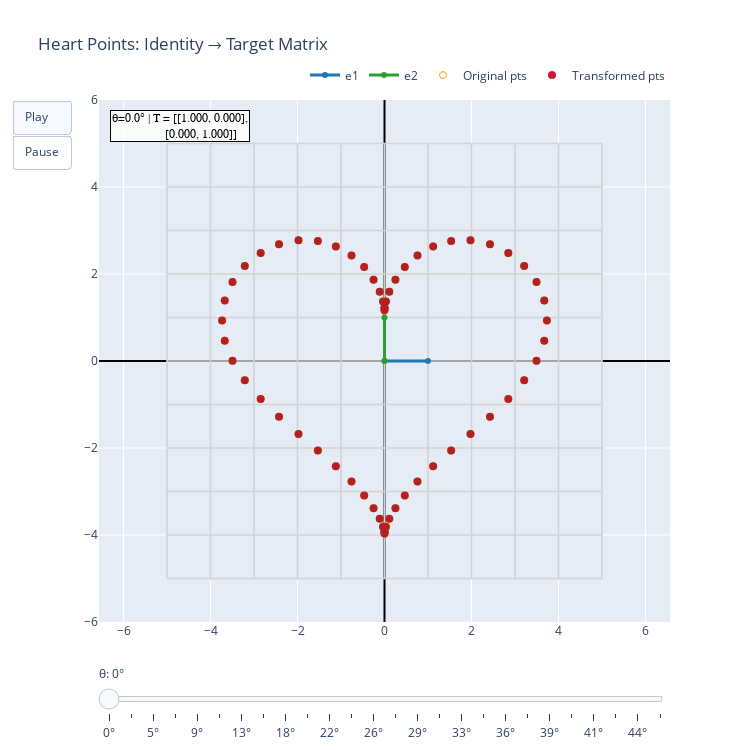

Notebook code cell kept with this figure:
### Markdown cell above
## Geometric View of Linear Transformations

Let's take $F$ from the example so far and calculate the image of a few vectors under this transformation. To emphasize the geometric aspect, we want to show the _movement_ of the original vectors to their new locations after applying the transformation (hence the animation).

For simplicity, we will take another matrix:

$$
A = \begin{bmatrix} 1 & -0.5 \\ 1 & 1 \end{bmatrix}
$$

### Code cell
import numpy as np

try:
    from animations.rotation import show_transformation, generate_rotation_matrices, heart_param_points, heart_line_color
except ImportError:
    from repo.animations.rotation import show_transformation, generate_rotation_matrices, heart_param_points, heart_line_color


# Define target transformation matrix M
# Example: a shear + scale
M = np.array([[1, -0.5],
              [1, 1]])

# Build an interpolation from Identity to M: T(t) = I + t (M - I)
I = np.eye(2)
steps = 25
matrices_sequence = []
for k in range(steps + 1):
    t = k / steps
    T_t = I + t * (M - I)
    matrices_sequence.append([T_t])  # each frame applies one matrix

# Use heart points as the input set
pts = heart_param_points(n=60)

# Show the transformation animation
fig = show_transformation(
    matrices_sequence=matrices_sequence,
    points=pts,
    L=5,
    title='Heart Points: Identity → Target Matrix',
    color_func=heart_line_color,
    frame_duration_ms=300
)
fig.show()

### Figure 1 — Plotly figure (JSON) as saved in the notebook; plotly's stock layout.template omitted (floating-point values rounded to 4 significant figures)
{"data": [{"hoverinfo": "skip", "line": {"color": "lightgray", "width": 1}, "mode": "lines", "opacity": 0.25, "showlegend": false, "type": "scatter", "x": [-5, -5], "y": [-5, 5]}, {"hoverinfo": "skip", "line": {"color": "lightgray", "width": 1}, "mode": "lines", "opacity": 0.25, "showlegend": false, "type": "scatter", "x": [-4, -4], "y": [-5, 5]}, {"hoverinfo": "skip", "line": {"color": "lightgray", "width": 1}, "mode": "lines", "opacity": 0.25, "showlegend": false, "type": "scatter", "x": [-3, -3], "y": [-5, 5]}, {"hoverinfo": "skip", "line": {"color": "lightgray", "width": 1}, "mode": "lines", "opacity": 0.25, "showlegend": false, "type": "scatter", "x": [-2, -2], "y": [-5, 5]}, {"hoverinfo": "skip", "line": {"color": "lightgray", "width": 1}, "mode": "lines", "opacity": 0.25, "showlegend": false, "type": "scatter", "x": [-1, -1], "y": [-5, 5]}, {"hoverinfo": "skip", "line": {"color": "lightgray", "width": 1}, "mode": "lines", "opacity": 0.25, "showlegend": false, "type": "scatter", "x": [0, 0], "y": [-5, 5]}, {"hoverinfo": "skip", "line": {"color": "lightgray", "width": 1}, "mode": "lines", "opacity": 0.25, "showlegend": false, "type": "scatter", "x": [1, 1], "y": [-5, 5]}, {"hoverinfo": "skip", "line": {"color": "lightgray", "width": 1}, "mode": "lines", "opacity": 0.25, "showlegend": false, "type": "scatter", "x": [2, 2], "y": [-5, 5]}, {"hoverinfo": "skip", "line": {"color": "lightgray", "width": 1}, "mode": "lines", "opacity": 0.25, "showlegend": false, "type": "scatter", "x": [3, 3], "y": [-5, 5]}, {"hoverinfo": "skip", "line": {"color": "lightgray", "width": 1}, "mode": "lines", "opacity": 0.25, "showlegend": false, "type": "scatter", "x": [4, 4], "y": [-5, 5]}, {"hoverinfo": "skip", "line": {"color": "lightgray", "width": 1}, "mode": "lines", "opacity": 0.25, "showlegend": false, "type": "scatter", "x": [5, 5], "y": [-5, 5]}, {"hoverinfo": "skip", "line": {"color": "lightgray", "width": 1}, "mode": "lines", "opacity": 0.25, "showlegend": false, "type": "scatter", "x": [-5, 5], "y": [-5, -5]}, {"hoverinfo": "skip", "line": {"color": "lightgray", "width": 1}, "mode": "lines", "opacity": 0.25, "showlegend": false, "type": "scatter", "x": [-5, 5], "y": [-4, -4]}, {"hoverinfo": "skip", "line": {"color": "lightgray", "width": 1}, "mode": "lines", "opacity": 0.25, "showlegend": false, "type": "scatter", "x": [-5, 5], "y": [-3, -3]}, {"hoverinfo": "skip", "line": {"color": "lightgray", "width": 1}, "mode": "lines", "opacity": 0.25, "showlegend": false, "type": "scatter", "x": [-5, 5], "y": [-2, -2]}, {"hoverinfo": "skip", "line": {"color": "lightgray", "width": 1}, "mode": "lines", "opacity": 0.25, "showlegend": false, "type": "scatter", "x": [-5, 5], "y": [-1, -1]}, {"hoverinfo": "skip", "line": {"color": "lightgray", "width": 1}, "mode": "lines", "opacity": 0.25, "showlegend": false, "type": "scatter", "x": [-5, 5], "y": [0, 0]}, {"hoverinfo": "skip", "line": {"color": "lightgray", "width": 1}, "mode": "lines", "opacity": 0.25, "showlegend": false, "type": "scatter", "x": [-5, 5], "y": [1, 1]}, {"hoverinfo": "skip", "line": {"color": "lightgray", "width": 1}, "mode": "lines", "opacity": 0.25, "showlegend": false, "type": "scatter", "x": [-5, 5], "y": [2, 2]}, {"hoverinfo": "skip", "line": {"color": "lightgray", "width": 1}, "mode": "lines", "opacity": 0.25, "showlegend": false, "type": "scatter", "x": [-5, 5], "y": [3, 3]}, {"hoverinfo": "skip", "line": {"color": "lightgray", "width": 1}, "mode": "lines", "opacity": 0.25, "showlegend": false, "type": "scatter", "x": [-5, 5], "y": [4, 4]}, {"hoverinfo": "skip", "line": {"color": "lightgray", "width": 1}, "mode": "lines", "opacity": 0.25, "showlegend": false, "type": "scatter", "x": [-5, 5], "y": [5, 5]}, {"hoverinfo": "skip", "line": {"color": "lightgray", "width": 1.5}, "mode": "lines", "showlegend": false, "type": "scatter", "x": [-5, -5], "y": [-5, 5]}, {"hoverinfo": "skip", "line": {"color": "lightgray", "width": 1.5}, "mode": "lines", "showlegend": false, "type": "scatter", "x": [-4, -4], "y": [-5, 5]}, {"hoverinfo": "skip", "line": {"color": "lightgray", "width": 1.5}, "mode": "lines", "showlegend": false, "type": "scatter", "x": [-3, -3], "y": [-5, 5]}, {"hoverinfo": "skip", "line": {"color": "lightgray", "width": 1.5}, "mode": "lines", "showlegend": false, "type": "scatter", "x": [-2, -2], "y": [-5, 5]}, {"hoverinfo": "skip", "line": {"color": "lightgray", "width": 1.5}, "mode": "lines", "showlegend": false, "type": "scatter", "x": [-1, -1], "y": [-5, 5]}, {"hoverinfo": "skip", "line": {"color": "lightgray", "width": 1.5}, "mode": "lines", "showlegend": false, "type": "scatter", "x": [0, 0], "y": [-5, 5]}, {"hoverinfo": "skip", "line": {"color": "lightgray", "width": 1.5}, "mode": "lines", "showlegend": false, "type": "scatter", "x": [1, 1], "y": [-5, 5]}, {"hoverinfo": "skip", "line": {"color": "lightgray", "width": 1.5}, "mode": "lines", "showlegend": false, "type": "scatter", "x": [2, 2], "y": [-5, 5]}, {"hoverinfo": "skip", "line": {"color": "lightgray", "width": 1.5}, "mode": "lines", "showlegend": false, "type": "scatter", "x": [3, 3], "y": [-5, 5]}, {"hoverinfo": "skip", "line": {"color": "lightgray", "width": 1.5}, "mode": "lines", "showlegend": false, "type": "scatter", "x": [4, 4], "y": [-5, 5]}, {"hoverinfo": "skip", "line": {"color": "lightgray", "width": 1.5}, "mode": "lines", "showlegend": false, "type": "scatter", "x": [5, 5], "y": [-5, 5]}, {"hoverinfo": "skip", "line": {"color": "lightgray", "width": 1.5}, "mode": "lines", "showlegend": false, "type": "scatter", "x": [-5, 5], "y": [-5, -5]}, {"hoverinfo": "skip", "line": {"color": "lightgray", "width": 1.5}, "mode": "lines", "showlegend": false, "type": "scatter", "x": [-5, 5], "y": [-4, -4]}, {"hoverinfo": "skip", "line": {"color": "lightgray", "width": 1.5}, "mode": "lines", "showlegend": false, "type": "scatter", "x": [-5, 5], "y": [-3, -3]}, {"hoverinfo": "skip", "line": {"color": "lightgray", "width": 1.5}, "mode": "lines", "showlegend": false, "type": "scatter", "x": [-5, 5], "y": [-2, -2]}, {"hoverinfo": "skip", "line": {"color": "lightgray", "width": 1.5}, "mode": "lines", "showlegend": false, "type": "scatter", "x": [-5, 5], "y": [-1, -1]}, {"hoverinfo": "skip", "line": {"color": "lightgray", "width": 1.5}, "mode": "lines", "showlegend": false, "type": "scatter", "x": [-5, 5], "y": [0, 0]}, {"hoverinfo": "skip", "line": {"color": "lightgray", "width": 1.5}, "mode": "lines", "showlegend": false, "type": "scatter", "x": [-5, 5], "y": [1, 1]}, {"hoverinfo": "skip", "line": {"color": "lightgray", "width": 1.5}, "mode": "lines", "showlegend": false, "type": "scatter", "x": [-5, 5], "y": [2, 2]}, {"hoverinfo": "skip", "line": {"color": "lightgray", "width": 1.5}, "mode": "lines", "showlegend": false, "type": "scatter", "x": [-5, 5], "y": [3, 3]}, {"hoverinfo": "skip", "line": {"color": "lightgray", "width": 1.5}, "mode": "lines", "showlegend": false, "type": "scatter", "x": [-5, 5], "y": [4, 4]}, {"hoverinfo": "skip", "line": {"color": "lightgray", "width": 1.5}, "mode": "lines", "showlegend": false, "type": "scatter", "x": [-5, 5], "y": [5, 5]}, {"line": {"color": "#1f77b4", "width": 3}, "marker": {"size": 6}, "mode": "lines+markers", "name": "e1", "type": "scatter", "x": [0, 1], "y": [0, 0]}, {"line": {"color": "#2ca02c", "width": 3}, "marker": {"size": 6}, "mode": "lines+markers", "name": "e2", "type": "scatter", "x": [0, 0], "y": [0, 1]}, {"marker": {"color": "orange", "size": 7, "symbol": "circle-open"}, "mode": "markers", "name": "Original pts", "type": "scatter", "x": [0.0, 0.004264, 0.03355, 0.1102, 0.2512, 0.4667, 0.7581, 1.118, 1.532, 1.977, 2.425, 2.846, 3.212, 3.494, 3.672, 3.733, 3.672, 3.494, 3.212, 2.846, 2.425, 1.977, 1.532, 1.118, 0.7581, 0.4667, 0.2512, 0.1102, 0.03355, 0.004264, 6.857e-48, -0.004264, -0.03355, -0.1102, -0.2512, -0.4667, -0.7581, -1.118, -1.532, -1.977, -2.425, -2.846, -3.212, -3.494, -3.672, -3.733, -3.672, -3.494, -3.212, -2.846, -2.425, -1.977, -1.532, -1.118, -0.7581, -0.4667, -0.2512, -0.1102, -0.03355, -0.004264], "y": [1.167, 1.219, 1.368, 1.595, 1.871, 2.16, 2.426, 2.635, 2.757, 2.776, 2.683, 2.483, 2.187, 1.815, 1.389, 0.9333, 0.4667, 0.004707, -0.4431, -0.8726, -1.283, -1.677, -2.057, -2.422, -2.77, -3.094, -3.383, -3.627, -3.811, -3.927, -3.967, -3.927, -3.811, -3.627, -3.383, -3.094, -2.77, -2.422, -2.057, -1.677, -1.283, -0.8726, -0.4431, 0.004707, 0.4667, 0.9333, 1.389, 1.815, 2.187, 2.483, 2.683, 2.776, 2.757, 2.635, 2.426, 2.16, 1.871, 1.595, 1.368, 1.219]}, {"marker": {"color": ["#D0162F", "firebrick", "firebrick", "firebrick", "firebrick", "firebrick", "firebrick", "firebrick", "firebrick", "firebrick", "firebrick", "firebrick", "firebrick", "firebrick", "firebrick", "firebrick", "firebrick", "firebrick", "firebrick", "firebrick", "firebrick", "firebrick", "firebrick", "firebrick", "firebrick", "firebrick", "firebrick", "firebrick", "firebrick", "firebrick", "firebrick", "firebrick", "firebrick", "firebrick", "firebrick", "firebrick", "firebrick", "firebrick", "firebrick", "firebrick", "firebrick", "firebrick", "firebrick", "firebrick", "firebrick", "firebrick", "firebrick", "firebrick", "firebrick", "firebrick", "firebrick", "firebrick", "firebrick", "firebrick", "firebrick", "firebrick", "firebrick", "firebrick", "firebrick", "firebrick"], "size": 8}, "mode": "markers", "name": "Transformed pts", "type": "scatter", "x": [0.0, 0.004264, 0.03355, 0.1102, 0.2512, 0.4667, 0.7581, 1.118, 1.532, 1.977, 2.425, 2.846, 3.212, 3.494, 3.672, 3.733, 3.672, 3.494, 3.212, 2.846, 2.425, 1.977, 1.532, 1.118, 0.7581, 0.4667, 0.2512, 0.1102, 0.03355, 0.004264, 6.857e-48, -0.004264, -0.03355, -0.1102, -0.2512, -0.4667, -0.7581, -1.118, -1.532, -1.977, -2.425, -2.846, -3.212, -3.494, -3.672, -3.733, -3.672, -3.494, -3.212, -2.846, -2.425, -1.977, -1.532, -1.118, -0.7581, -0.4667, -0.2512, -0.1102, -0.03355, -0.004264], "y": [1.167, 1.219, 1.368, 1.595, 1.871, 2.16, 2.426, 2.635, 2.757, 2.776, 2.683, 2.483, 2.187, 1.815, 1.389, 0.9333, 0.4667, 0.004707, -0.4431, -0.8726, -1.283, -1.677, -2.057, -2.422, -2.77, -3.094, -3.383, -3.627, -3.811, -3.927, -3.967, -3.927, -3.811, -3.627, -3.383, -3.094, -2.77, -2.422, -2.057, -1.677, -1.283, -0.8726, -0.4431, 0.004707, 0.4667, 0.9333, 1.389, 1.815, 2.187, 2.483, 2.683, 2.776, 2.757, 2.635, 2.426, 2.16, 1.871, 1.595, 1.368, 1.219]}], "layout": {"annotations": [{"bgcolor": "rgba(255,255,255,0.8)", "bordercolor": "black", "borderwidth": 1, "font": {"color": "black", "family": "monospace", "size": 12}, "showarrow": false, "text": "θ=0.0° | T = [[1.000, 0.000],<br>              [0.000, 1.000]]", "x": 0.02, "xanchor": "left", "xref": "paper", "y": 0.98, "yanchor": "top", "yref": "paper"}], "height": 750, "legend": {"orientation": "h", "x": 1, "xanchor": "right", "y": 1.02, "yanchor": "bottom"}, "sliders": [{"active": 0, "currentvalue": {"prefix": "θ: ", "suffix": "", "visible": true}, "pad": {"t": 40}, "steps": [{"args": [["frame_0"], {"frame": {"duration": 0, "redraw": true}, "mode": "immediate", "transition": {"duration": 0}}], "label": "0°", "method": "animate"}, {"args": [["frame_1"], {"frame": {"duration": 0, "redraw": true}, "mode": "immediate", "transition": {"duration": 0}}], "label": "2°", "method": "animate"}, {"args": [["frame_2"], {"frame": {"duration": 0, "redraw": true}, "mode": "immediate", "transition": {"duration": 0}}], "label": "5°", "method": "animate"}, {"args": [["frame_3"], {"frame": {"duration": 0, "redraw": true}, "mode": "immediate", "transition": {"duration": 0}}], "label": "7°", "method": "animate"}, {"args": [["frame_4"], {"frame": {"duration": 0, "redraw": true}, "mode": "immediate", "transition": {"duration": 0}}], "label": "9°", "method": "animate"}, {"args": [["frame_5"], {"frame": {"duration": 0, "redraw": true}, "mode": "immediate", "transition": {"duration": 0}}], "label": "11°", "method": "animate"}, {"args": [["frame_6"], {"frame": {"duration": 0, "redraw": true}, "mode": "immediate", "transition": {"duration": 0}}], "label": "13°", "method": "animate"}, {"args": [["frame_7"], {"frame": {"duration": 0, "redraw": true}, "mode": "immediate", "transition": {"duration": 0}}], "label": "16°", "method": "animate"}, {"args": [["frame_8"], {"frame": {"duration": 0, "redraw": true}, "mode": "immediate", "transition": {"duration": 0}}], "label": "18°", "method": "animate"}, {"args": [["frame_9"], {"frame": {"duration": 0, "redraw": true}, "mode": "immediate", "transition": {"duration": 0}}], "label": "20°", "method": "animate"}, {"args": [["frame_10"], {"frame": {"duration": 0, "redraw": true}, "mode": "immediate", "transition": {"duration": 0}}], "label": "22°", "method": "animate"}, {"args": [["frame_11"], {"frame": {"duration": 0, "redraw": true}, "mode": "immediate", "transition": {"duration": 0}}], "label": "24°", "method": "animate"}, {"args": [["frame_12"], {"frame": {"duration": 0, "redraw": true}, "mode": "immediate", "transition": {"duration": 0}}], "label": "26°", "method": "animate"}, {"args": [["frame_13"], {"frame": {"duration": 0, "redraw": true}, "mode": "immediate", "transition": {"duration": 0}}], "label": "27°", "method": "animate"}, {"args": [["frame_14"], {"frame": {"duration": 0, "redraw": true}, "mode": "immediate", "transition": {"duration": 0}}], "label": "29°", "method": "animate"}, {"args": [["frame_15"], {"frame": {"duration": 0, "redraw": true}, "mode": "immediate", "transition": {"duration": 0}}], "label": "31°", "method": "animate"}, {"args": [["frame_16"], {"frame": {"duration": 0, "redraw": true}, "mode": "immediate", "transition": {"duration": 0}}], "label": "33°", "method": "animate"}, {"args": [["frame_17"], {"frame": {"duration": 0, "redraw": true}, "mode": "immediate", "transition": {"duration": 0}}], "label": "34°", "method": "animate"}, {"args": [["frame_18"], {"frame": {"duration": 0, "redraw": true}, "mode": "immediate", "transition": {"duration": 0}}], "label": "36°", "method": "animate"}, {"args": [["frame_19"], {"frame": {"duration": 0, "redraw": true}, "mode": "immediate", "transition": {"duration": 0}}], "label": "37°", "method": "animate"}, {"args": [["frame_20"], {"frame": {"duration": 0, "redraw": true}, "mode": "immediate", "transition": {"duration": 0}}], "label": "39°", "method": "animate"}, {"args": [["frame_21"], {"frame": {"duration": 0, "redraw": true}, "mode": "immediate", "transition": {"duration": 0}}], "label": "40°", "method": "animate"}, {"args": [["frame_22"], {"frame": {"duration": 0, "redraw": true}, "mode": "immediate", "transition": {"duration": 0}}], "label": "41°", "method": "animate"}, {"args": [["frame_23"], {"frame": {"duration": 0, "redraw": true}, "mode": "immediate", "transition": {"duration": 0}}], "label": "43°", "method": "animate"}, {"args": [["frame_24"], {"frame": {"duration": 0, "redraw": true}, "mode": "immediate", "transition": {"duration": 0}}], "label": "44°", "method": "animate"}, {"args": [["frame_25"], {"frame": {"duration": 0, "redraw": true}, "mode": "immediate", "transition": {"duration": 0}}], "label": "45°", "method": "animate"}]}], "title": {"text": "Heart Points: Identity → Target Matrix"}, "updatemenus": [{"buttons": [{"args": [null, {"frame": {"duration": 300, "redraw": true}, "fromcurrent": true}], "label": "Play", "method": "animate"}, {"args": [[null], {"mode": "immediate"}], "label": "Pause", "method": "animate"}], "showactive": true, "type": "buttons"}], "width": 750, "xaxis": {"range": [-6, 6], "zeroline": true, "zerolinecolor": "black", "zerolinewidth": 2}, "yaxis": {"range": [-6, 6], "scaleanchor": "x", "scaleratio": 1, "zeroline": true, "zerolinecolor": "black", "zerolinewidth": 2}}}
